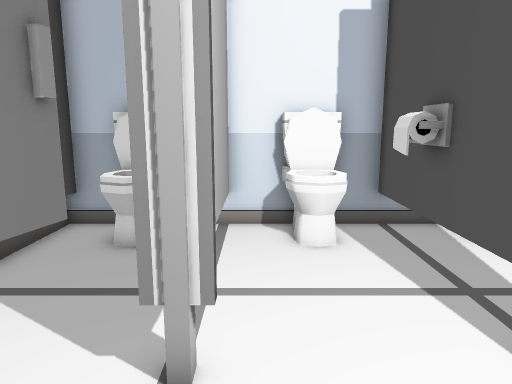
[1] (above)

15 first-person views from a walk through a Unity game level. The camera is 1.5 m above the floor, tilts 10° down and sees 70° across. Doors are open. The floor is counted in squares, 0.5 m on a side. Each view is taken from the middle of a square. On the plan, view 1 faces up. The plan holds only what a view shows up to about 20 squares ahead; the rest is blank. The place goes on beyond the plan. The player character is not drawn. Some animated figures are left out.

[2]
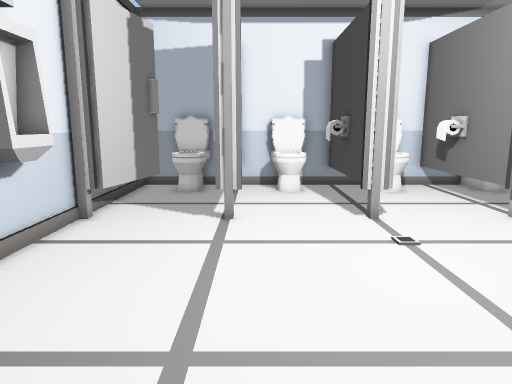

[3]
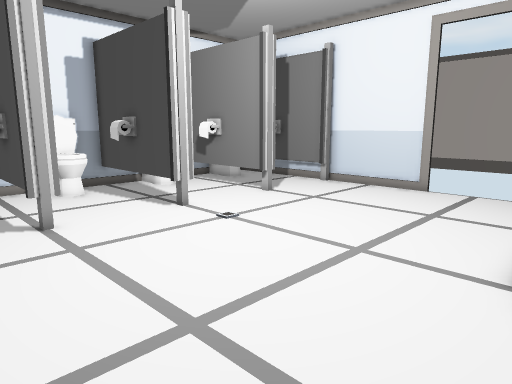

[4]
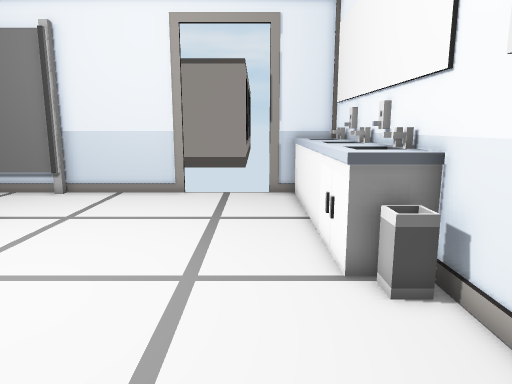

[5]
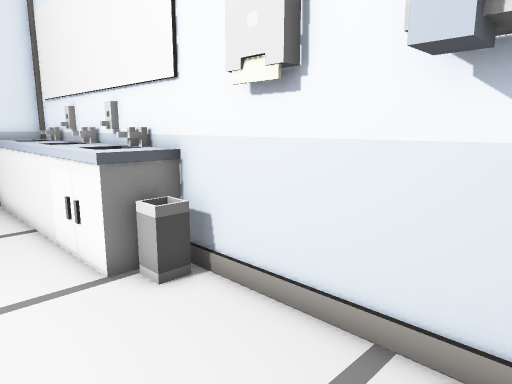

[6]
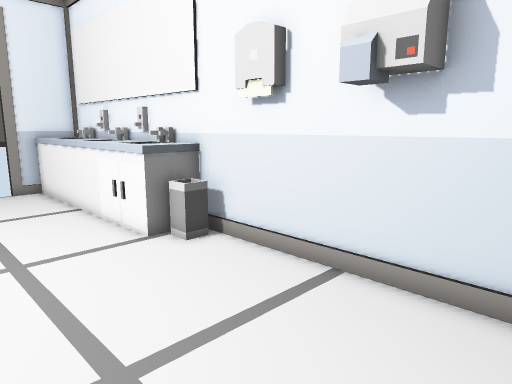

[7]
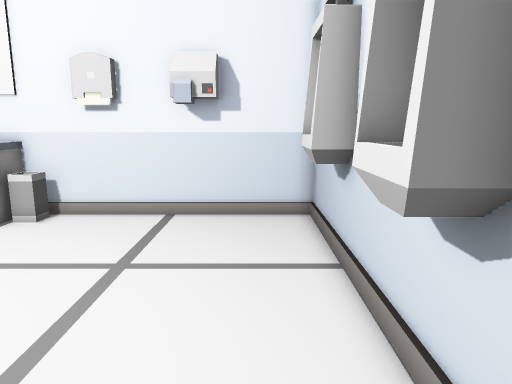

[8]
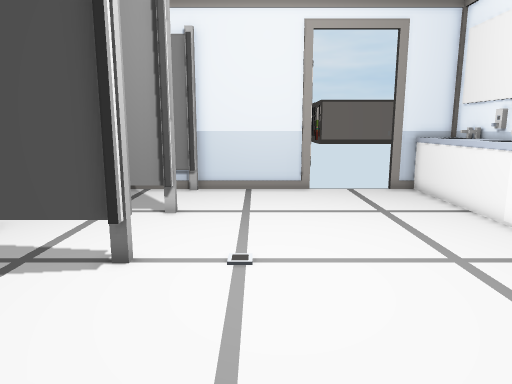

[9]
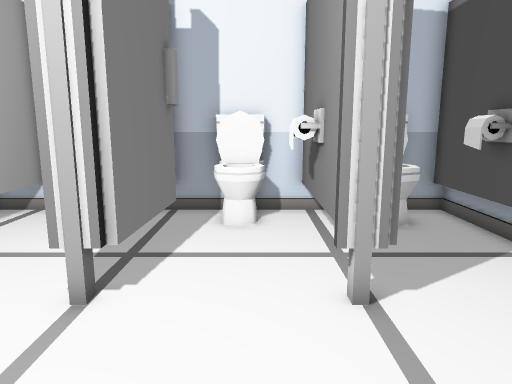

[10]
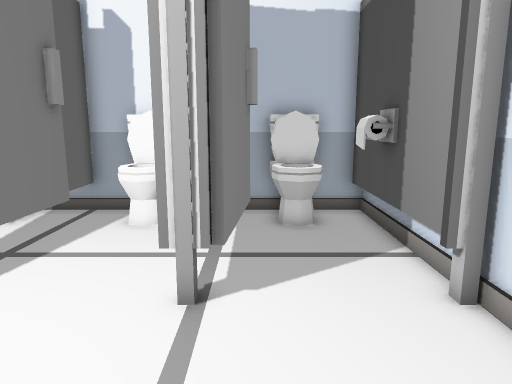

[11]
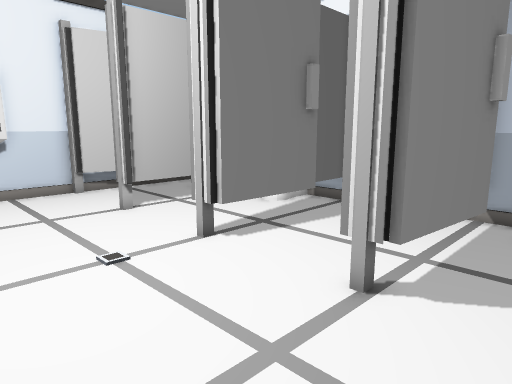

[12]
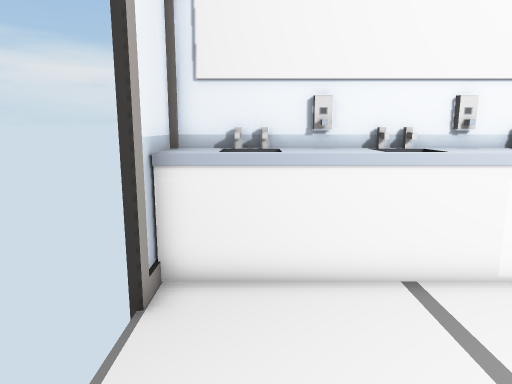

[13]
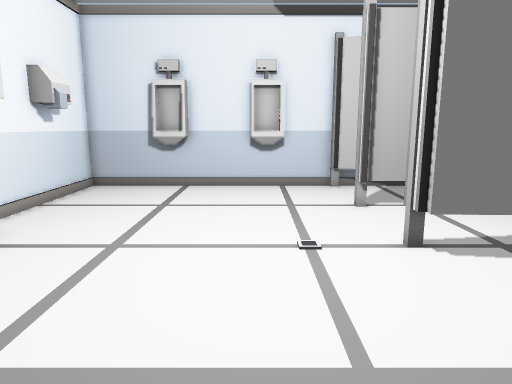

[14]
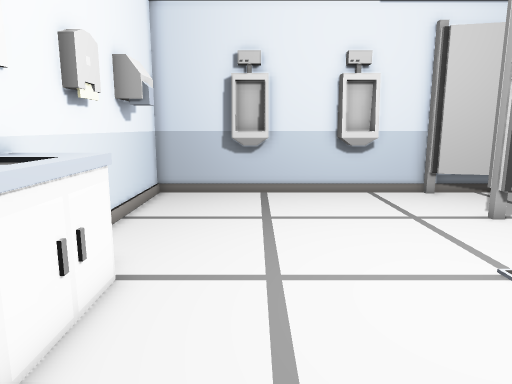

[15]
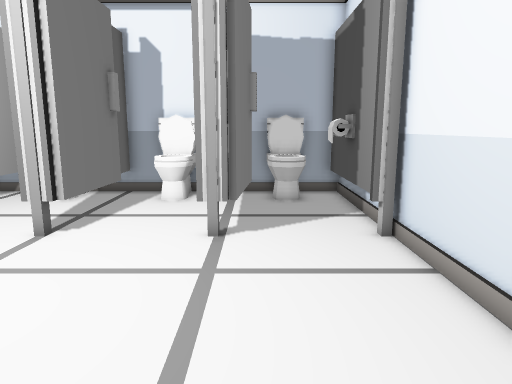

### Floor plan
Key: @ floor where view 1 was taken; # wall or solid block; x gap in a wall; . floor; D open door; = window, fence, low wall or low ledge; ^ raised ledge; T thing the floor can be seen under or through; B bin; O other object.
Columns run from 6 left of view 1 to 14 right of it. Each row starts with its distance up from view 1.
 11 #####################
 10 #.=^##.=^.T ^^.# ^=.#
  9 #.===T.==.T ==.##==.#
  8 #.x.TT....TT..##T..##
  7 ###..T....TT.. #T.. #
  6 ##...T....TT...TT...#
  5 ##...T....TT...TT...#
  4 ##...TDDDDTT...T....#
  3 #...................#
  2 #...................#
  1 ##..................#
  0 ##....@.............#
 -1 #...................#
 -2 #...................
 -3 ##..................
 -4 ##..................
 -5 # ..................
 -6 #...................#
 -7 #........BBOOOOOOOOO#
 -8 #........BBOOOOOOOOO#
 -9 ##########OOOOOOOOOO#

Where each view was taken, in squares from view 1:
view 1: 0 up, 0 right, facing up
view 2: 8 down, 0 right, facing up
view 3: 8 down, 4 left, facing up-right
view 4: 5 down, 3 left, facing right
view 5: 4 down, 3 left, facing down-right
view 6: 2 down, 5 left, facing down-right
view 7: 4 up, 4 left, facing down
view 8: 1 up, 4 left, facing right
view 9: 2 down, 7 right, facing up
view 10: 2 down, 10 right, facing up
view 11: 2 down, 12 right, facing up-left
view 12: 0 up, 12 right, facing down
view 13: 0 up, 13 right, facing left
view 14: 4 down, 11 right, facing left
view 15: 6 down, 10 right, facing up
